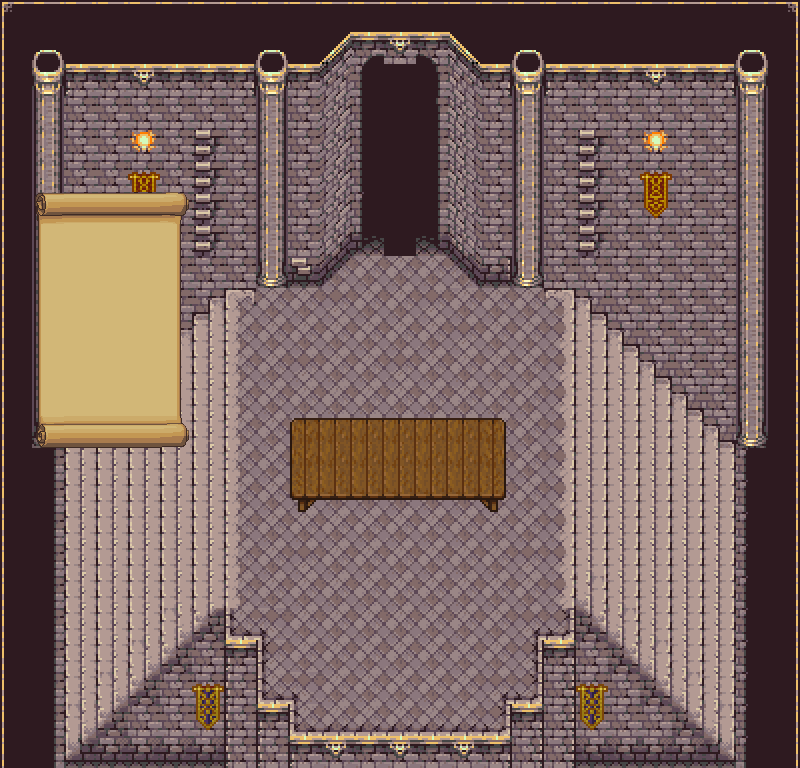

This is a level from a 2D game, rendered from its Tiled map with the project's own tilesets. A one-line summary and the map file follow, with tile-layer data summarised:
An orthogonal 25x24 tile map with 32x32 px tiles, 3 tile layers (Ground, Additions, Top), 3 tilesets.

<map version="1.0" orientation="orthogonal" width="25" height="24" tilewidth="32" tileheight="32">
 <properties>
  <property name="name" value="valhalla" />
 </properties>
 <tileset firstgid="1" name="gas-valhalla" tilewidth="32" tileheight="32" spacing="2">
  <image source="gas-valhalla.png" width="546" height="378" />
 </tileset>
 <tileset firstgid="177" name="rpc_indoor_tileset" tilewidth="32" tileheight="32">
  <image source="rpc_indoor_tileset.png" width="352" height="447" />
 </tileset>
 <tileset firstgid="320" name="scrollsandblocks" tilewidth="32" tileheight="32">
  <image source="scrollsandblocks.png" width="544" height="320" />
 </tileset>
 <layer name="Ground" width="25" height="24">
  <data>[600 cells, 600 non-empty, 62 distinct tile ids]</data>
 </layer>
 <layer name="Additions" width="25" height="24">
  <data>[600 cells, 102 non-empty, 29 distinct tile ids]</data>
 </layer>
 <layer name="Top" width="25" height="24">
  <data>[600 cells, 7 non-empty, 3 distinct tile ids]</data>
 </layer>
</map>
